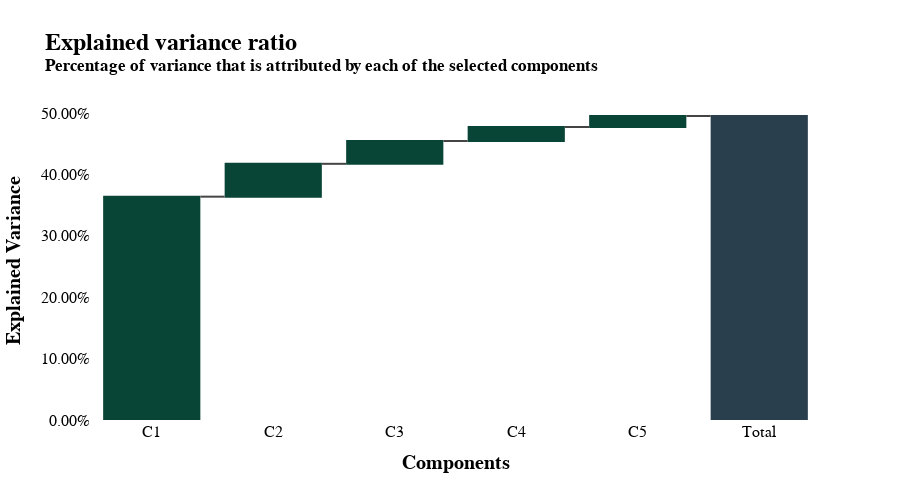

The cell this chart's notebook holds for it:
### Code cell
# Explained variance based on the number of components chosen
expVarRatio = pd.DataFrame({
    'comps': ['C'+str(i+1) for i in range(len(pca.explained_variance_ratio_)+1)],
    'val': np.append(pca.explained_variance_ratio_,np.sum(pca.explained_variance_ratio_)),
    'measure': ['relative' for i in range(len(pca.explained_variance_ratio_)+1)]
})

expVarRatio.iloc[-1,0] = 'Total'
expVarRatio.iloc[-1,2] = 'total' 

# Calculate the cumulative percentage
expVarRatio['cumulative'] = expVarRatio['val'].cumsum()

# Fortmat labels
expVarRatio['val_formatted'] = expVarRatio['val'].apply(lambda x: '{:,.2f}'.format(x*100)+'%')
expVarRatio['cumPct_formatted'] = expVarRatio['cumulative'].apply(lambda x: '{:,.2f}'.format(x*100)+'%')

# Plot the explained variance by the components
water_trace = go.Waterfall(
    orientation='v',
    measure=expVarRatio['measure'],
    x=expVarRatio['comps'],
    y=expVarRatio['val'],
    decreasing={"marker":{"color":"#75160C"}},
    increasing={"marker":{"color":"#094536"}},
    totals={"marker":{"color":"#2A3F4D"}},
    hovertemplate=[f'Component: {comp}<br>Exp. var: {ex1}' for comp, ex1 in zip(expVarRatio['comps'], expVarRatio['val_formatted'])],
    name=''
)

# create the layout
layout = go.Layout(
    title={
    'text':'<b>Explained variance ratio<b><br><sup>Percentage of variance that is attributed by each of the selected components</sup>',
    'font':{'size':24,'family':'Goldman Sans','color':'black'}
    },
    xaxis={
    'title':{
    'text':'<b>Components<b>',    
    'font':{'size':20,'family':'Goldman Sans','color':'black'}
    },
    'tickfont':{'size':16,'family':'Goldman Sans','color':'black'} 
    },
    yaxis={
    'title':{
    'text':'<b>Explained Variance<b>',    
    'font':{'size':20,'family':'Goldman Sans','color':'black'}
    },
    'tickformat':'.2%',
    'tickfont':{'size':16,'family':'Goldman Sans','color':'black'}
    },
    hoverlabel={
    'font':{'size':15, 'family':'Goldman Sans'}
    },
    plot_bgcolor='white',
    autosize=True,
    height=500
)

# create the figure
fig = go.Figure(data=[water_trace], layout=layout)

# show the plot
fig.show()

### Figure 1 — Plotly figure (JSON) as saved in the notebook; plotly's stock layout.template omitted (floating-point values rounded to 4 significant figures)
{"data": [{"decreasing": {"marker": {"color": "#75160C"}}, "hovertemplate": ["Component: C1<br>Exp. var: 36.39%", "Component: C2<br>Exp. var: 5.35%", "Component: C3<br>Exp. var: 3.72%", "Component: C4<br>Exp. var: 2.28%", "Component: C5<br>Exp. var: 1.80%", "Component: Total<br>Exp. var: 49.53%"], "increasing": {"marker": {"color": "#094536"}}, "measure": ["relative", "relative", "relative", "relative", "relative", "total"], "name": "", "orientation": "v", "totals": {"marker": {"color": "#2A3F4D"}}, "type": "waterfall", "x": ["C1", "C2", "C3", "C4", "C5", "Total"], "y": [0.3639, 0.05353, 0.03718, 0.02275, 0.01796, 0.4953]}], "layout": {"autosize": true, "height": 500, "hoverlabel": {"font": {"family": "Goldman Sans", "size": 15}}, "plot_bgcolor": "white", "title": {"font": {"color": "black", "family": "Goldman Sans", "size": 24}, "text": "<b>Explained variance ratio<b><br><sup>Percentage of variance that is attributed by each of the selected components</sup>"}, "xaxis": {"tickfont": {"color": "black", "family": "Goldman Sans", "size": 16}, "title": {"font": {"color": "black", "family": "Goldman Sans", "size": 20}, "text": "<b>Components<b>"}}, "yaxis": {"tickfont": {"color": "black", "family": "Goldman Sans", "size": 16}, "tickformat": ".2%", "title": {"font": {"color": "black", "family": "Goldman Sans", "size": 20}, "text": "<b>Explained Variance<b>"}}}}
